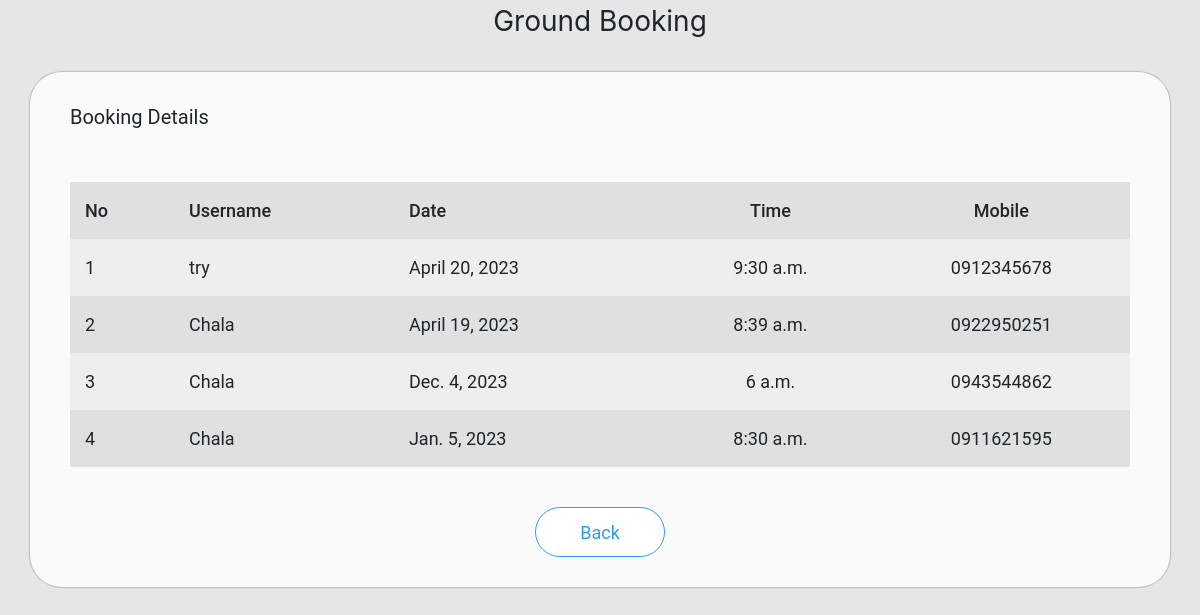
Page /scm/admin_booking (signed in) on the committed database.
### scmapp/models.py (models this page shows, shortened)
class Book_ground(models.Model):
    bid = models.AutoField(primary_key=True)
    uid = models.IntegerField()
    name = models.CharField(max_length=20)
    date = models.DateField()
    time = models.TimeField()
    mobile = models.CharField(max_length=10)

### scmapp/views.py (the view)
def admin_booking(request):
    if 'aname' in request.session:
        booking = Book_ground.objects.all()
        data = {'booking':booking}
        return render(request,'admin_booking.html',context=data)
    else:
        data = {'status':'You need to login first'}
        return render(request,'admin_login.html',context=data)

### templates/admin_booking.html (shortened to what this page needs)
<!DOCTYPE html>
{% load static %}
<html>
<head>
  <link rel="stylesheet" href="https://stackpath.bootstrapcdn.com/bootstrap/4.4.1/css/bootstrap.min.css">
  <link rel="stylesheet" href="{% static 'css/admin_event.css' %}">
</head>
<body>
<div class="container-fluid header text-center">
  Ground Booking
</div>
<div class="container box">
  Booking Details
  <table>
    <tr style="font-weight:500;">
      <td>No</td>
      <td>Username</td>
      <td>Date</td>
      <td>Time</td>
      <td>Mobile</td>
    </tr>
    {% for b in booking %}
      <tr>
        <td>{{ forloop.counter }}</td>
        <td>{{ b.name}}</td>
        <td>{{ b.date }}</td>
        <td>{{ b.time }}</td>
        <td>{{ b.mobile }}</td>
      </tr>
    {% empty %}
      <tr>
        <td colspan="5" align="center">No Bookings</td>
      </tr>
    {% endfor %}
  </table>
  <div class="footer">
    <a href="{% url 'scmapp:admin_home' %}"><button>Back</button></a>
  </div>
</div>
</body>
</html>

### static/css/admin_event.css (style rules this page uses)
body { background-color: #e6e6e6; }
.header { margin: 30 0px 0px 0px; font-size: 28px; }
.container { width: 100%; }
.box { margin-top: 30px; margin-bottom: 50px; background-color: #fafafa; font-family: 'Roboto'; font-size: 20px; padding: 30px 40px 30px 40px; border-radius: 32px; -webkit-box-shadow:0px 0px 1px 1px #bdbdbd; }
.box button { width: 130px; height: 50px; margin: 0px; background-color: #fff; outline: none; border:1.5px solid #2f9cf1; border-radius: 64px; font-size: 18px; color:#2f9cf1; }
.box table { margin:50px 0px 0px 0px; width:100%; }
.box td { padding:15px; }
.box tr { font-size: 18px; }
.box tr:nth-child(1) { font-size: 18px; font-weight: 500; background-color: #a9a9a9; }
.box tr:nth-child(even) { background-color: #eeeeee; }
.box tr:nth-child(odd) { background-color: #e0e0e0; }
.box td:nth-child(4) { text-align: center; }
.box td:nth-child(5) { text-align: center; }
.footer { margin:40px 0px 0px 0px; height: 50px; text-align: center; }

### rows in the picture
Book_ground: name "try", date "April 20, 2023", time "9:30 a.m.", mobile "0912345678"
Book_ground: name "Chala", date "April 19, 2023", time "8:39 a.m.", mobile "0922950251"
Book_ground: name "Chala", date "Dec. 4, 2023", time "6 a.m.", mobile "0943544862"
Book_ground: name "Chala", date "Jan. 5, 2023", time "8:30 a.m.", mobile "0911621595"
